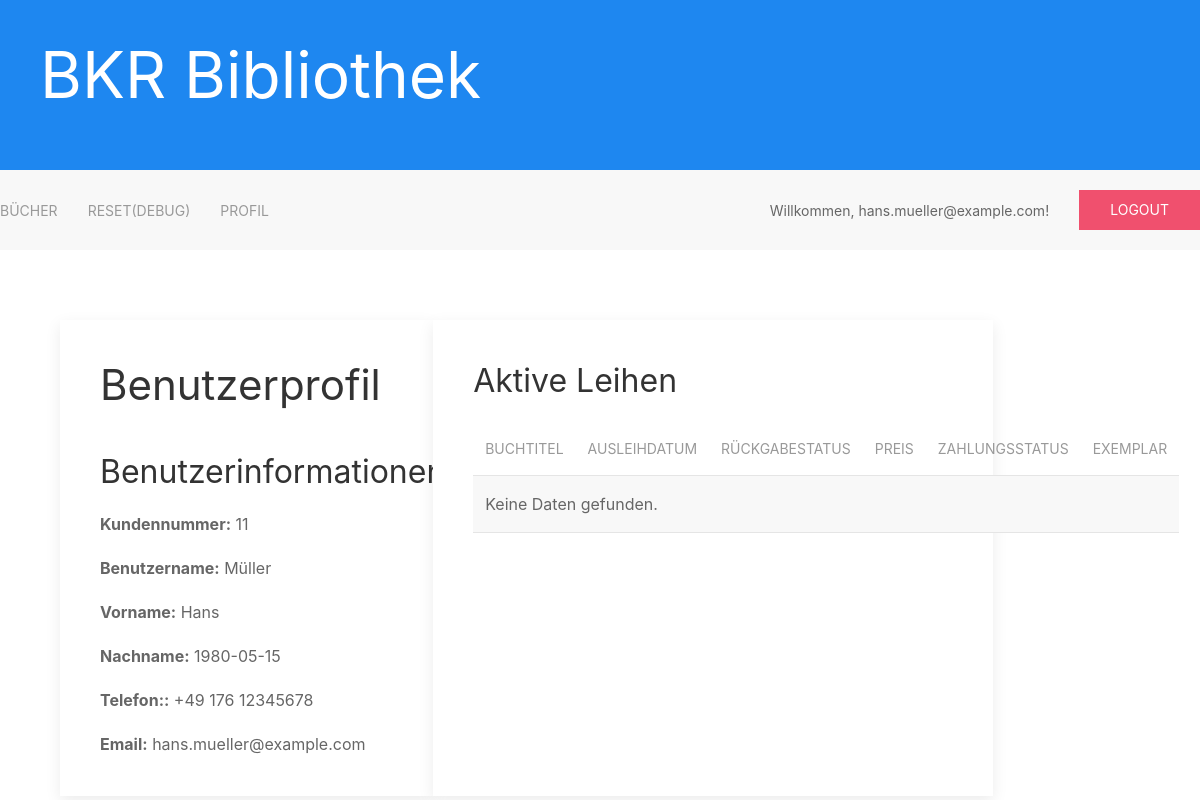
/profil.php (signed in), run on the app's committed database.
### tables this page shows
CREATE TABLE `kunde` (
  `kunde_ID` int(4) NOT NULL,
  `name` varchar(32) NOT NULL,
  `vorname` varchar(32) NOT NULL,
  `geburtsdatum` date NOT NULL,
  `telefon` varchar(16) NOT NULL,
  `email` varchar(32) NOT NULL,
  `passwort` varchar(10) NOT NULL,
  `status` tinyint(1) NOT NULL,
  `ort_ID` int(4) NOT NULL
);

### profil.php (the view, shortened to what this page needs)
<?php
include('mysql.php');
?>
<!DOCTYPE html>
<html lang="en">
<?php
include('templates/head.php');
?>
<body>
    <?php
    include('templates/header.php');
    include('templates/nav.php');
    ?>
    <div class="uk-container uk-margin-left uk-margin-right uk-margin-large-top uk-width-1-1">
        <div class="uk-child-width-1-1@s uk-child-width-1-3@m uk-width-1-1" uk-grid>
            <div class="uk-card uk-card-default uk-card-body">
                <h1>Benutzerprofil</h1>
                <?php
                $username = $_SESSION["username"];
                $sql = "SELECT * FROM kunde WHERE email = '$username'";
                $result = $conn->query($sql);
                if ($result->num_rows > 0) {
                    $row = $result->fetch_assoc();
                    echo '<h2>Benutzerinformationen</h2>';
                    echo '<p><strong>Kundennummer:</strong> ' . $row["kunde_ID"] . '</p>';
                    echo '<p><strong>Benutzername:</strong> ' . $row["name"] . '</p>';
                    echo '<p><strong>Vorname:</strong> ' . $row["vorname"] . '</p>';
                    echo '<p><strong>Nachname:</strong> ' . $row["geburtsdatum"] . '</p>';
                    echo '<p><strong>Telefon::</strong> ' . $row["telefon"] . '</p>';
                    echo '<p><strong>Email:</strong> ' . $row["email"] . '</p>';
                } else {
                    echo "Benutzerprofil nicht gefunden.";
                }
                ?>
            </div>
            <div class="uk-card uk-card-default uk-card-body uk-width-1-2">
                <div>
                    <h2>Aktive Leihen</h2>
                    <table class="uk-table uk-table-striped uk-table-hover">
                        <thead>
                            <tr>
                                <th style="text-align: center">Buchtitel</th>
                                <th style="text-align: center">Ausleihdatum</th>
                                <th style="text-align: center">Rückgabestatus</th>
                                <th style="text-align: center">Preis</th>
                                <th style="text-align: center">Zahlungsstatus</th>
                                <th style="text-align: center">Exemplar</th>
                            </tr>
                        </thead>
                        <tbody>
                            <?php
                            $username = $_SESSION["username"];
                            $sql_leihen = "SELECT * FROM buch, exemplar, kunde, verleihvorgang WHERE kunde.email = '$username' and kunde.kunde_ID = verleihvorgang.kunden_ID and exemplar.buch_id = buch.buch_ID group by verleihvorgang.exemplar_ID";
                            $result_leihen = $conn->query($sql_leihen);
                            if ($result_leihen->num_rows > 0) {
                                while ($row_leihen = $result_leihen->fetch_assoc()) {
                                    echo '<tr>';
                                    echo '<td style="text-align: center">' . $row_leihen["buchtitel"] . '</td>';
                                    echo '<td style="text-align: center">' . $row_leihen["ausleihdatum"] . '</td>';
                                    echo '<td style="text-align: center">' . $row_leihen["rückgabestatus"] . '</td>';
                                    echo '<td style="text-align: center">' . $row_leihen["preis"] . '€</td>';
                                    echo '<td style="text-align: center">' . $row_leihen["zahlungsstatus"] . '</td>';
                                    echo '<td style="text-align: center">' . $row_leihen["exemplar_ID"] . '</td>';
                                    echo '</tr>';
                                }
                            } else {
                                echo '<tr><td colspan="7">Keine Daten gefunden.</td></tr>';
                            }
                            ?>
                        </tbody>
                    </table>
                </div>
            </div>
        </div>
    </div>
</body>
</html>

### data on the page
kunde: kunde_ID "11", name "Müller", vorname "Hans", geburtsdatum "1980-05-15", telefon "+49 176 12345678", email "hans.mueller@example.com"

### other printed values
$_SESSION["username"] "hans.mueller@example.com"
